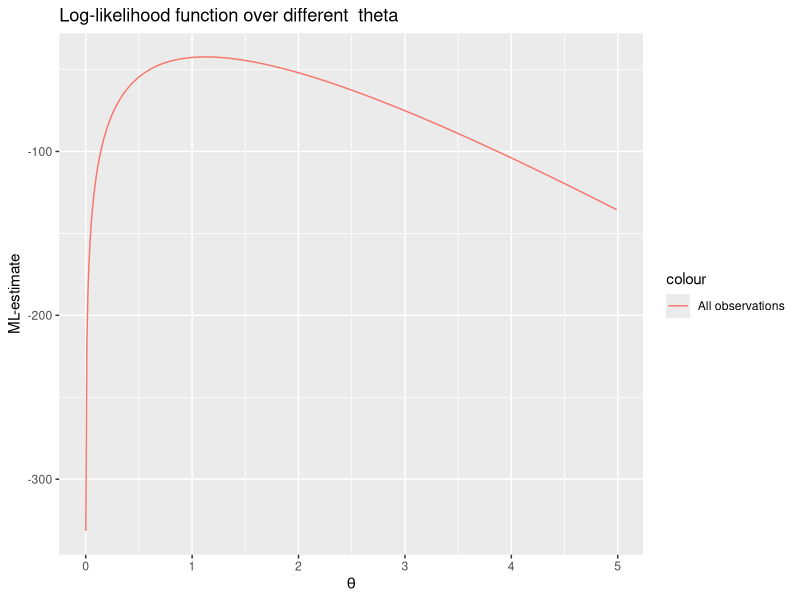
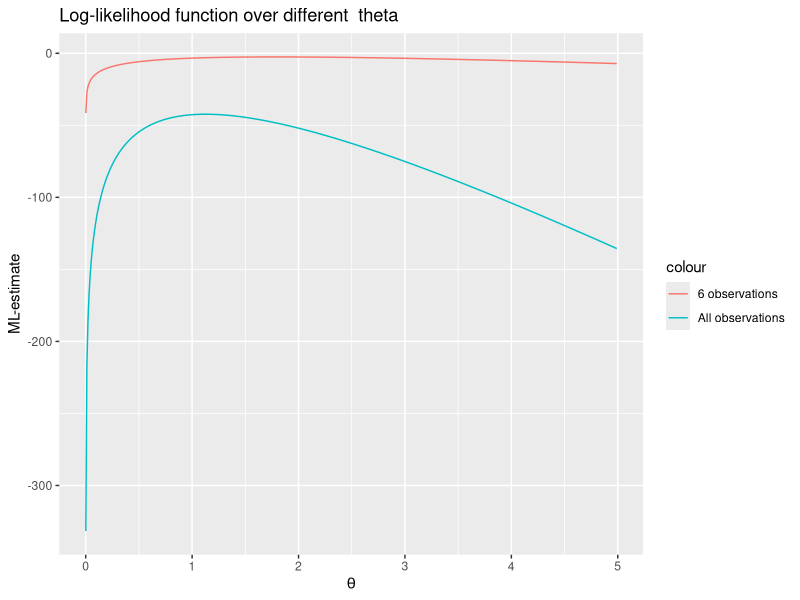
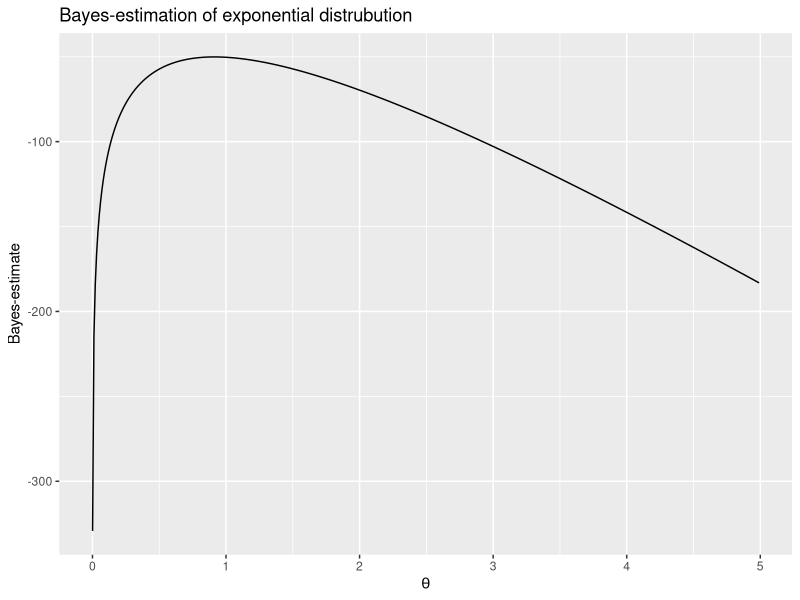
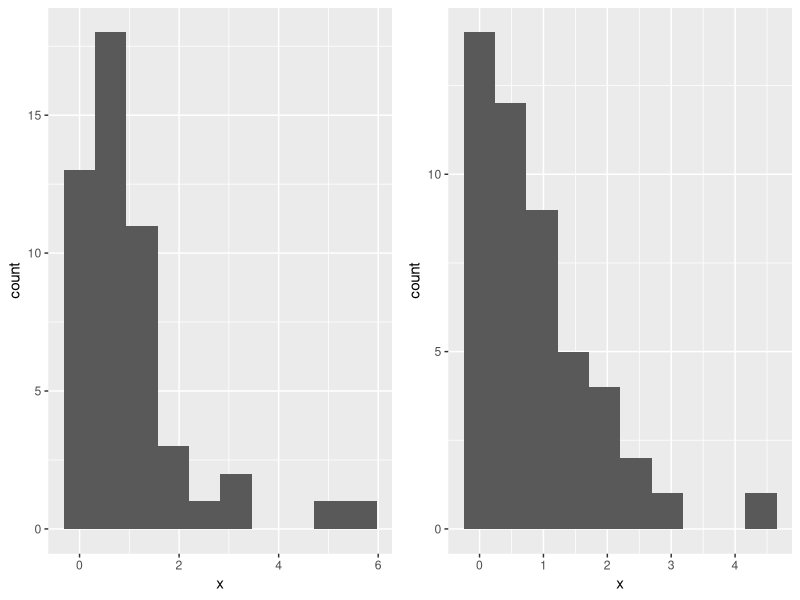

Write the R code that produced these figures, in order.
## ---- chunk 1
knitr::opts_chunk$set(echo = TRUE)

setwd("/Users/EmilsHem/Documents/732A95/lab1")

machines <- data.frame(read.csv2("machines.csv"))
machines<-as.vector(unlist(machines$Length))
## ---- chunk 2

explog <-function(theta,data){
  
  return(     length(data)*log(theta,base = exp(1)) - (theta*sum(data))    )
  
}

## ---- chunk 3

theta <- seq(0.001,5,by=0.01) #Generates a sequence of different 
thetaML <- sapply( X = theta, FUN = explog, data = machines) 
#apply the different thetas to the log-likelihood with the machine data-set.
plotData <- data.frame(x=theta,y=thetaML) #Put the data in a frame. 

library(ggplot2)
#Plotting

p <- ggplot() + geom_line(data=plotData,aes(x=x,y=y,col="All observations")) +
                labs(title=paste("Log-likelihood function over different  theta"),
       x=expression(theta),y="ML-estimate")
plot(p)

## ---- chunk 4

thetaML3 <- sapply( X = theta, FUN = explog, data = machines[1:6])
#Using only the 6 first observations of machines 
plotData$y2 <- thetaML3

p + geom_line(data = plotData, aes(x=x,y=y2,col="6 observations"))

## ---- chunk 5

postBayes <- function(data,theta){ 
  lambda <- 10 
  return(length(data) * log(theta) - theta * sum(data) +
           log(lambda) - (lambda*theta))
  
} 

thetaBayes <- sapply(theta,FUN = postBayes,data = machines)

plotDataBayes <- data.frame(x=theta,y=thetaBayes)
B <- ggplot() + geom_line(data=plotDataBayes,aes(x=x,y=y)) +
  labs(title="Bayes-estimation of exponential distrubution",
       x=expression(theta),y="Bayes-estimate")
plot(B)

## ---- chunk 6
library(gridExtra)


#extract the exact theta for the  ML-estimate
maxTheta <- theta[thetaML == max(thetaML)] 
# Generate 50 random variables from the exponential distrubution with
# the ML-estimate extracted  
set.seed(12345)
randomExpData<- data.frame(x=rexp(50,rate = maxTheta))

#Plotting
ab<- ggplot(data = randomExpData,aes(x=x)) + geom_histogram(bins = 10)
abc<- ggplot(data =data.frame(x=machines),aes(x=x)) + geom_histogram(bins = 10)

 grid.arrange( ab, abc, ncol=2)

